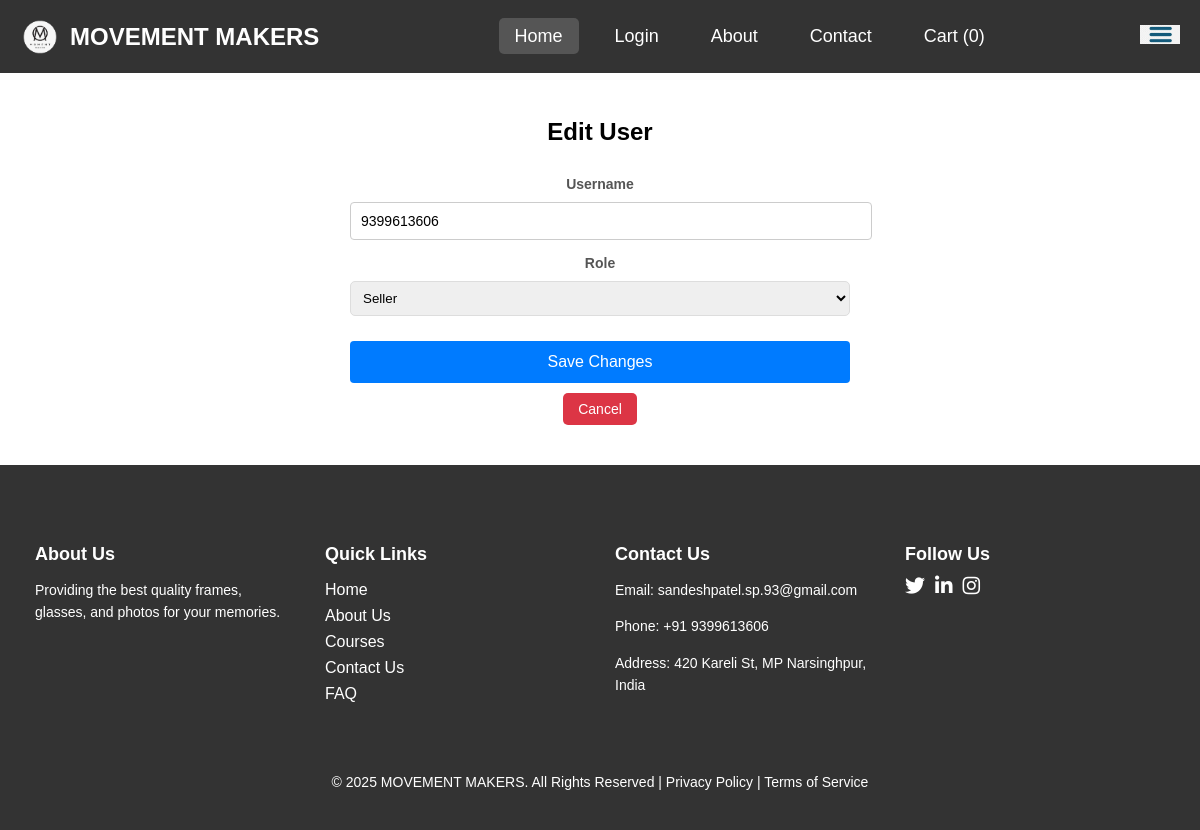
Page /edit_user/1 on the earlier database version.
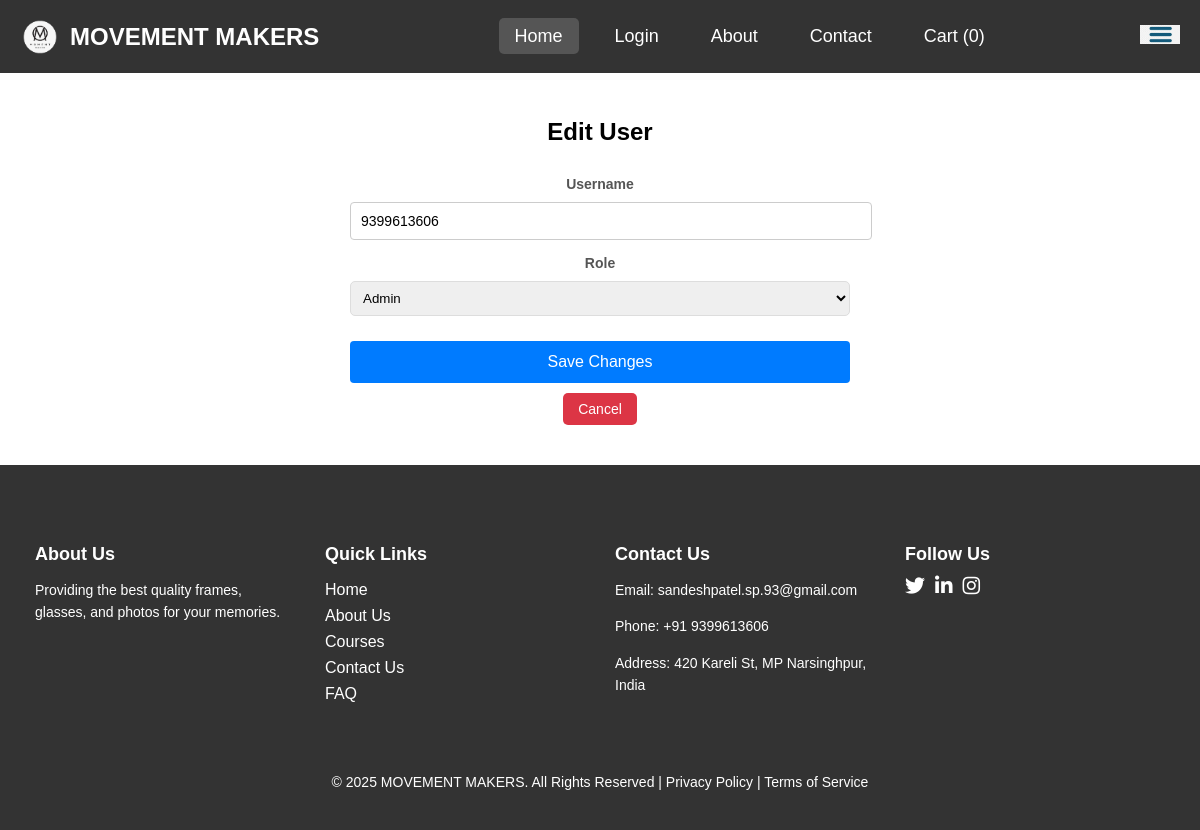
Same page on the later database version.
### app.py (models this page shows)
class User(db.Model):
    id = db.Column(db.Integer, primary_key=True)
    username = db.Column(db.String(100), unique=True, nullable=False)
    password = db.Column(db.String(100), nullable=False)
    role = db.Column(db.String(20), nullable=False)  # 'admin', 'seller', 'buyer'

### app.py (the view)
@app.route('/edit_user/<int:user_id>', methods=['GET', 'POST'])
def edit_user(user_id):
    user = User.query.get(user_id)
    if request.method == 'POST':
        user.username = request.form['username']
        user.role = request.form['role']
        db.session.commit()
        flash("User updated successfully", "success")
        return redirect(url_for('manage_users'))
    return render_template('edit_user.html', user=user)

### templates/edit_user.html (shortened to what this page needs)
<!DOCTYPE html>
<html lang="en">
<head>
    {% include 'header.html' %}
</head>
<body>
    {% include 'navbar.html' %}
    <div class="container">
        <h2>Edit User</h2>
        <form action="{{ url_for('edit_user', user_id=user.id) }}" method="POST">
            <div class="form-group">
                <label for="username">Username</label>
                <input type="text" id="username" name="username" value="{{ user.username }}" required>
            </div>
            <div class="form-group">
                <label for="role">Role</label>
                <select id="role" name="role" required>
                    <option value="admin" {% if user.role == 'admin' %}selected{% endif %}>Admin</option>
                    <option value="seller" {% if user.role == 'seller' %}selected{% endif %}>Seller</option>
                </select>
            </div>
            <div class="form-group">
                <button type="submit" class="btn btn-save">Save Changes</button>
                <a href="{{ url_for('manage_users') }}" class="btn btn-cancel">Cancel</a>
            </div>
        </form>
    </div>
    {% include 'footer.html' %}
</body>
</html>

Differences in the rows shown:
changed User: role "Seller" → "Admin"
